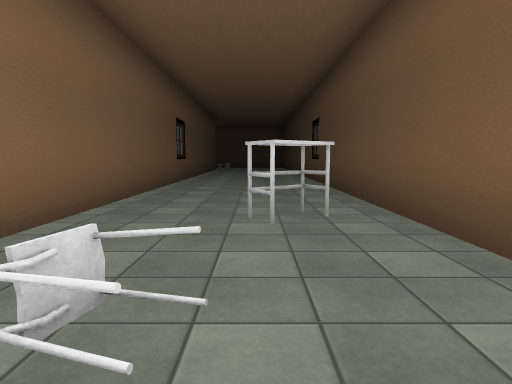
[1] (above)

16 first-person views from a walk through a Unity game level. The camera is 1.3 m above the floor, tilts 6° down and sees 75° across. The floor is counted in squares, 2 m on a side. Each view is taken from the middle of a square. On the plan, view 1 faces up. The plan holds only what a view shows up to about 10 squares ahead; the rest is blank. The place goes on beyond the plan. The player is left out. Door leaves are left out, so doorways stand open. Some surface patterns are stand-ins.

[2]
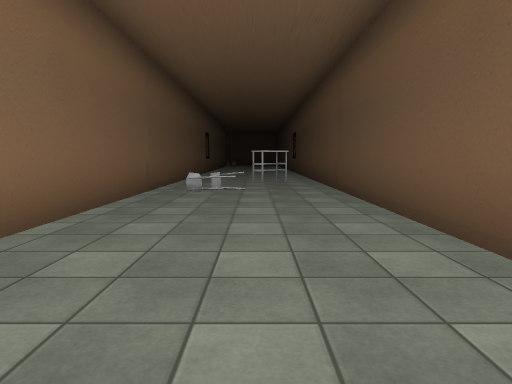

[3]
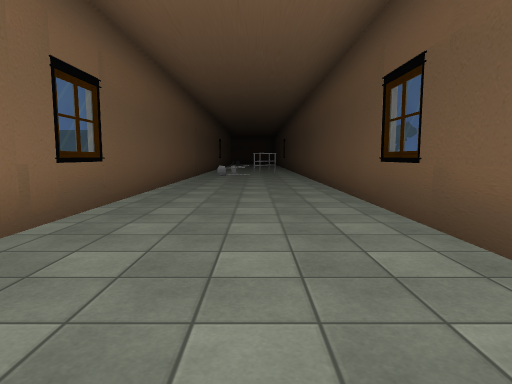

[4]
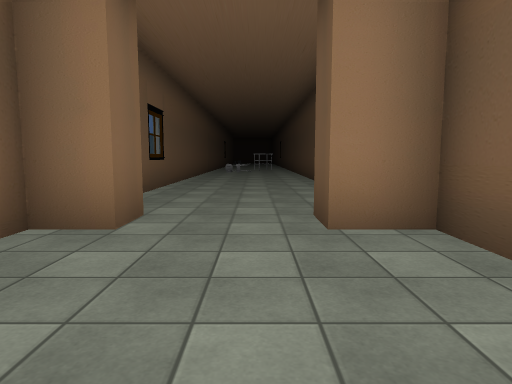

[5]
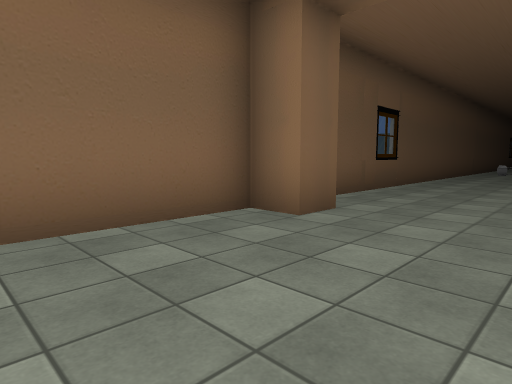

[6]
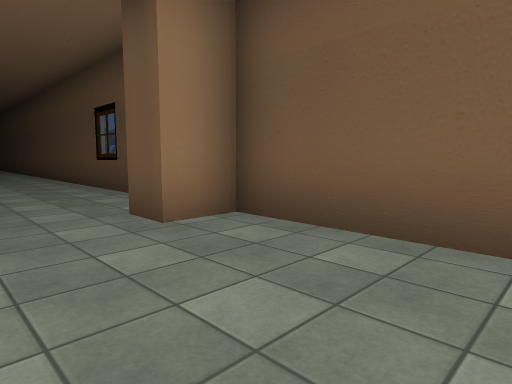

[7]
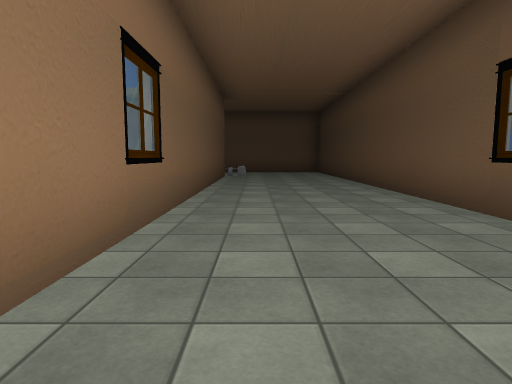

[8]
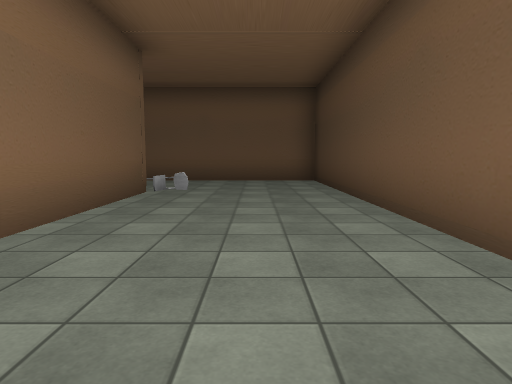

[9]
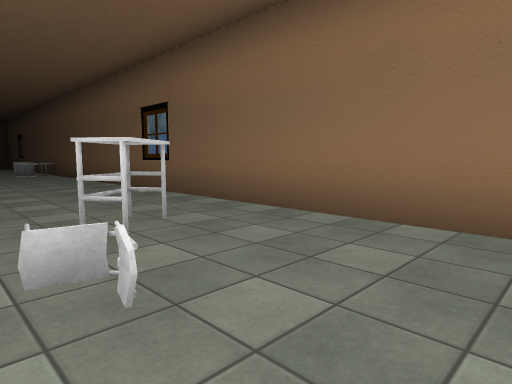

[10]
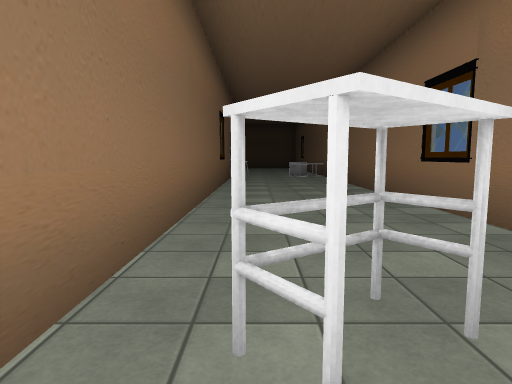

[11]
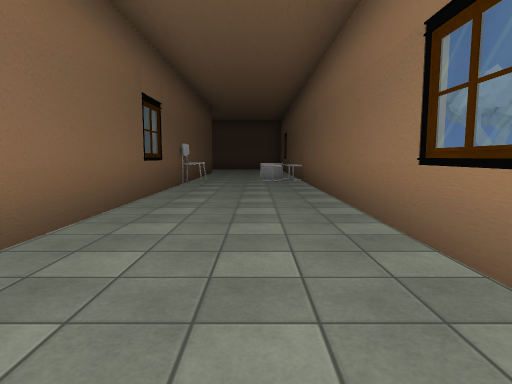

[12]
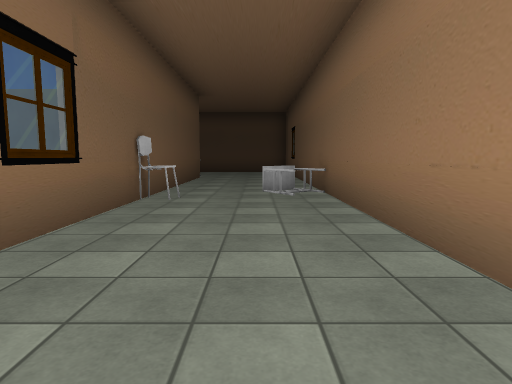

[13]
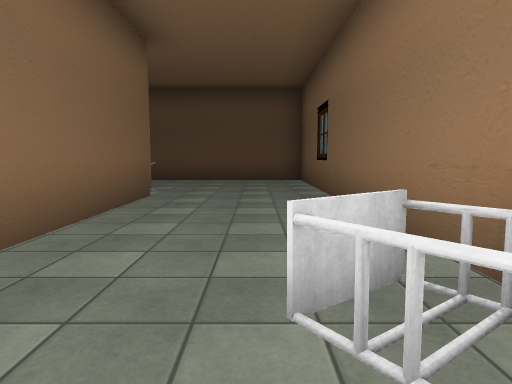

[14]
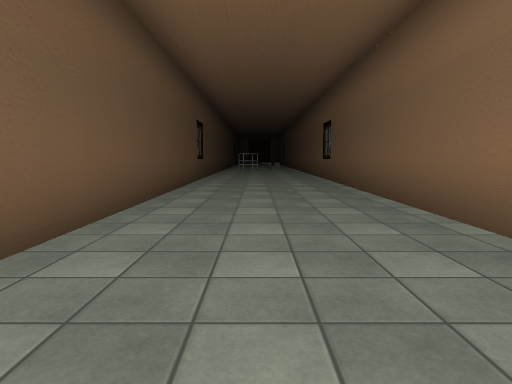

[15]
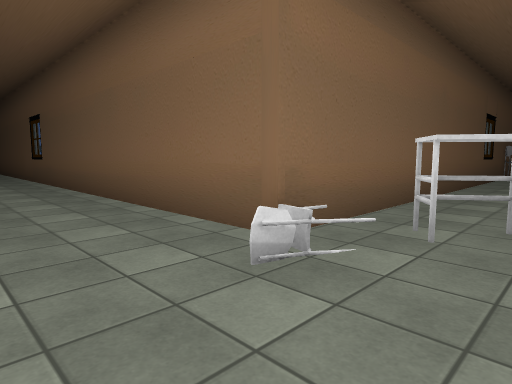

[16]
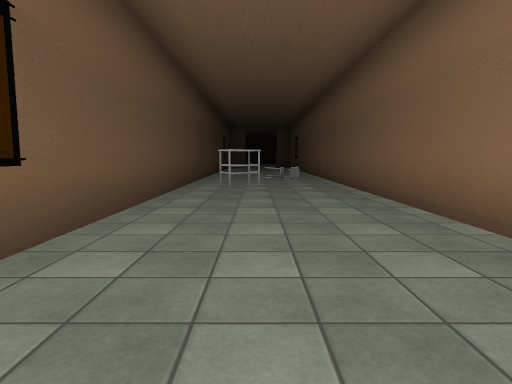

### Floor plan
Points are (right, up) in squares from view 1. A wall is a line through its corners. A room is listed if a view was taken in it or the views show most of it. See-through windows are left out.
Room 1 (views 1, 2)
walls: (1.6, -8) (1.6, 3.9); (0.2, 3.1) (-0.1, 3.6); (0.8, 3.6) (0.3, 3.2) (-0.1, 3.6); (-2, 3.6) (-2, -8.1)
low walls: (-0.3, 0.8) (-1.4, 1.2); (-0.1, 1.3) (-0.7, 1.4) (-0.8, 1.1); (0.8, 3.6) (0.6, 3.9) (0, 3.5)
ways out: open door at (-0.5, -9) to room 2; opening at (-1, 4) to room 3; gap at (1, 4) to room 3
Room 2 (views 3, 4, 5, 6)
walls: (1.6, -12.8) (1.6, -10.1) (0.6, -10.1) (0.6, -9.2); (-1.3, -9.2) (-1.3, -10.1) (-2, -10.1) (-2, -12.6)
ways out: open door at (-0.5, -9) to room 1
Room 3 (views 7, 8, 9, 10, 11, 12, 13, 14, 15, 16)
walls: (-2.7, 18.2) (-3, 17.8); (-3.1, 18.9) (-2.6, 18.2); (1.6, 3.9) (1.6, 20.3) (-12.9, 20.3); (-0.1, 3.6) (0.6, 4); (-12.6, 17.2) (-2, 17.2) (-2, 3.6)
low walls: (-3.1, 18.8) (-3.5, 18.5) (-3, 17.9); (-12.6, 19.6) (-13.3, 19.1); (-13, 20.2) (-13.7, 19.8) (-13.2, 19.1)
ways out: opening at (-1, 4) to room 1; gap at (1, 4) to room 1

Positions as (right, up) in squares from view 1, and headings:
1: (0, 0), facing up
2: (0, -5), facing up
3: (0, -10), facing up
4: (0, -13), facing up
5: (1, -13), facing up-left
6: (-1, -13), facing up-right
7: (-1, 6), facing up
8: (0, 11), facing up
9: (0, 17), facing up-left
10: (-2, 18), facing left
11: (-4, 19), facing left
12: (-7, 19), facing left
13: (-12, 19), facing left
14: (0, 19), facing down
15: (0, 19), facing down-left
16: (0, 11), facing down
